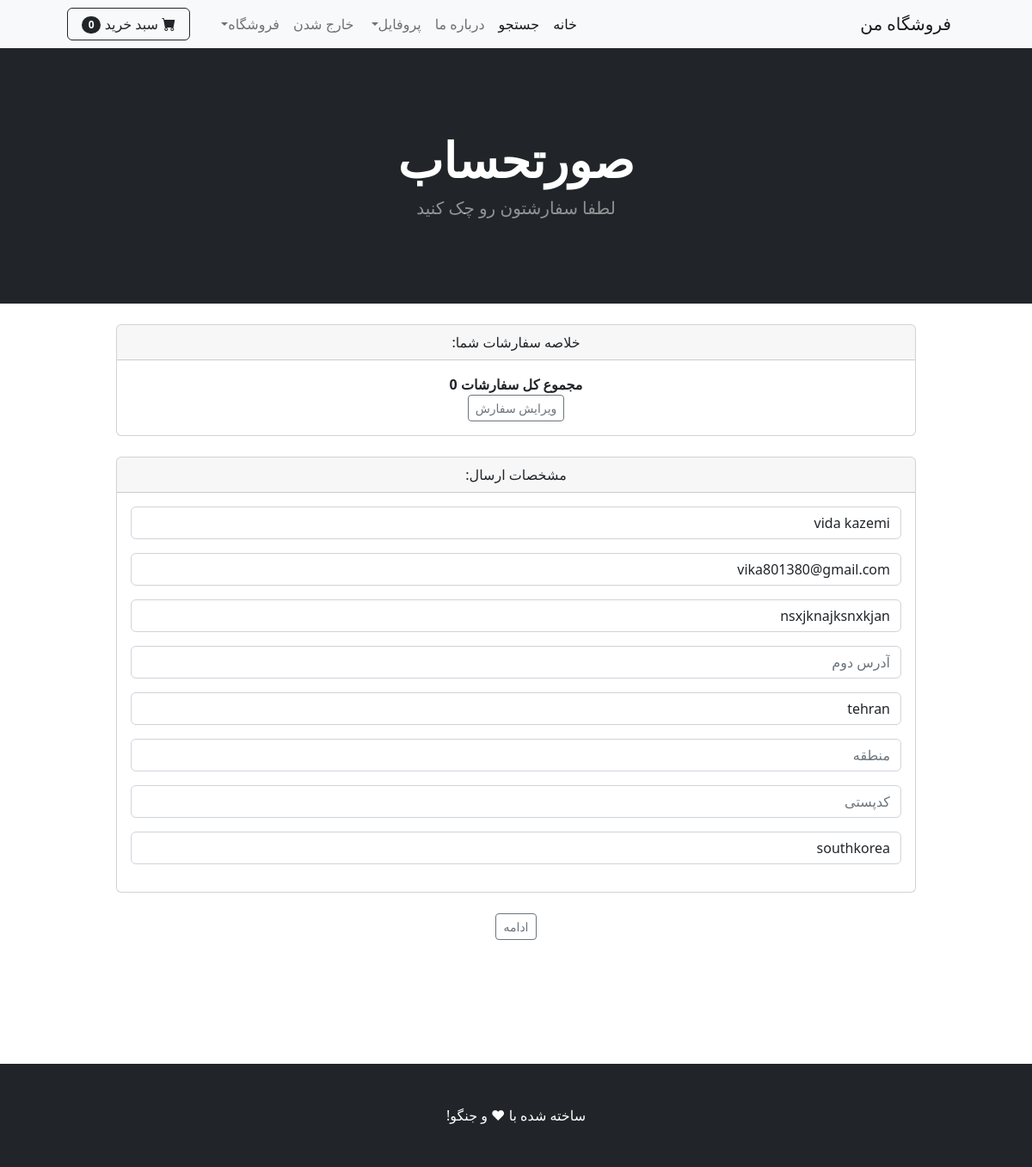
/payment/checkout/ (signed in), run on the app's committed database.
### payment/models.py (models this page shows, shortened)
class ShippingAddress(models.Model):
    user = models.ForeignKey(User, on_delete=models.CASCADE, null=True, blank=True)
    shipping_full_name = models.CharField(max_length=250)
    shipping_email = models.CharField(max_length=300)
    shipping_phone = models.CharField(max_length=25, blank=True)
    shipping_address1 = models.CharField(max_length=250, blank=True)
    shipping_address2 = models.CharField(max_length=250, blank=True, null=True)
    shipping_city = models.CharField(max_length=25, blank=True)
    shipping_state = models.CharField(max_length=25, blank=True, null=True)
    shipping_zipcode = models.CharField(max_length=25, blank=True, null=True)
    shipping_country = models.CharField(max_length=25, default='IRAN')
    class Meta:
        verbose_name_plural = 'Shipping Address'

### payment/views.py (the view)
# urls.py: path('checkout/', views.checkout, name="checkout"),
def checkout(request):
    cart = Cart(request)
    cart_products = cart.get_prods()
    quantities = cart.get_quants()
    total = cart.get_total()
    if request.user.is_authenticated:
        shipping_user = ShippingAddress.objects.get(user__id=request.user.id)
        shipping_form = ShippingForm(request.POST or None, instance=shipping_user)
        return render(request, 'payment/checkout.html', {'cart_products':cart_products, 'quantities':quantities, 'total':total, 'shipping_form':shipping_form})
    else:
        shipping_form = ShippingForm(request.POST or None)
        return render(request, 'payment/checkout.html', {'cart_products':cart_products, 'quantities':quantities, 'total':total, 'shipping_form':shipping_form})

### cart/cart.py (called while the page is built, shortened)
    def __len__(self):
        return len(self.cart)

    def get_prods(self):
        product_ids = self.cart.keys()
        products = Product.objects.filter(id__in=product_ids)
        return products

    def get_quants(self):
        quantities = self.cart
        return quantities

    def get_total(self):
        product_ids = self.cart.keys()
        products = Product.objects.filter(id__in=product_ids)
        total = 0
        return total

### cart/context_processors.py (called while the page is built)
def cart(request):
    return {'cart':Cart(request)}

### payment/templates/payment/checkout.html (shortened to what this page needs)
{% extends "base.html" %}
{% load static %}
{% load humanize %}
{% block content %}
        <header class="bg-dark py-5">
            <div class="container px-4 px-lg-5 my-5">
                <div class="text-center text-white">
                    <h1 class="display-4 fw-bolder">  صورتحساب </h1>
                    <p class="lead fw-normal text-white-50 mb-0"> لطفا سفارشتون رو چک کنید</p>
                </div>
            </div>
        </header>
        <br>
        <div class="container">
           <div class="row">
            <center>
               <div class="col-10">
                 <div class="card">
                    <div class="card-header">
                        خلاصه سفارشات شما:
                    </div>
                    <div class="card-body">
                         <strong>مجموع کل سفارشات  {{ total | intcomma }}</strong>
                         <br>
                        <a href="{% url 'cart_summary' %}" class="btn btn-sm btn-outline-secondary">ویرایش سفارش</a>
                    </div>
                 </div>
                 <br>
                 <div class="card">
                    <div class="card-header">
                        مشخصات ارسال:
                    </div>
                    <div class="card-body">
                        <form action="{% url 'confirm_order' %}" method="POST">
                        {{ shipping_form.as_p }}
                    </div>
                 </div>
                 <br>
                 <button class="btn btn-sm btn-outline-secondary">
                     ادامه
                 </button>
            </center>
            </div>
        </div>
<br><br><br><br><br><br>
{% endblock %}

### data on the page
ShippingAddress: shipping_full_name "vida kazemi", shipping_email "vika801380@gmail.com", shipping_address1 "nsxjknajksnxkjan", shipping_city "tehran", shipping_country "southkorea"

### other printed values
{{ cart|length }} "0"
{{ total | intcomma }} "0"
